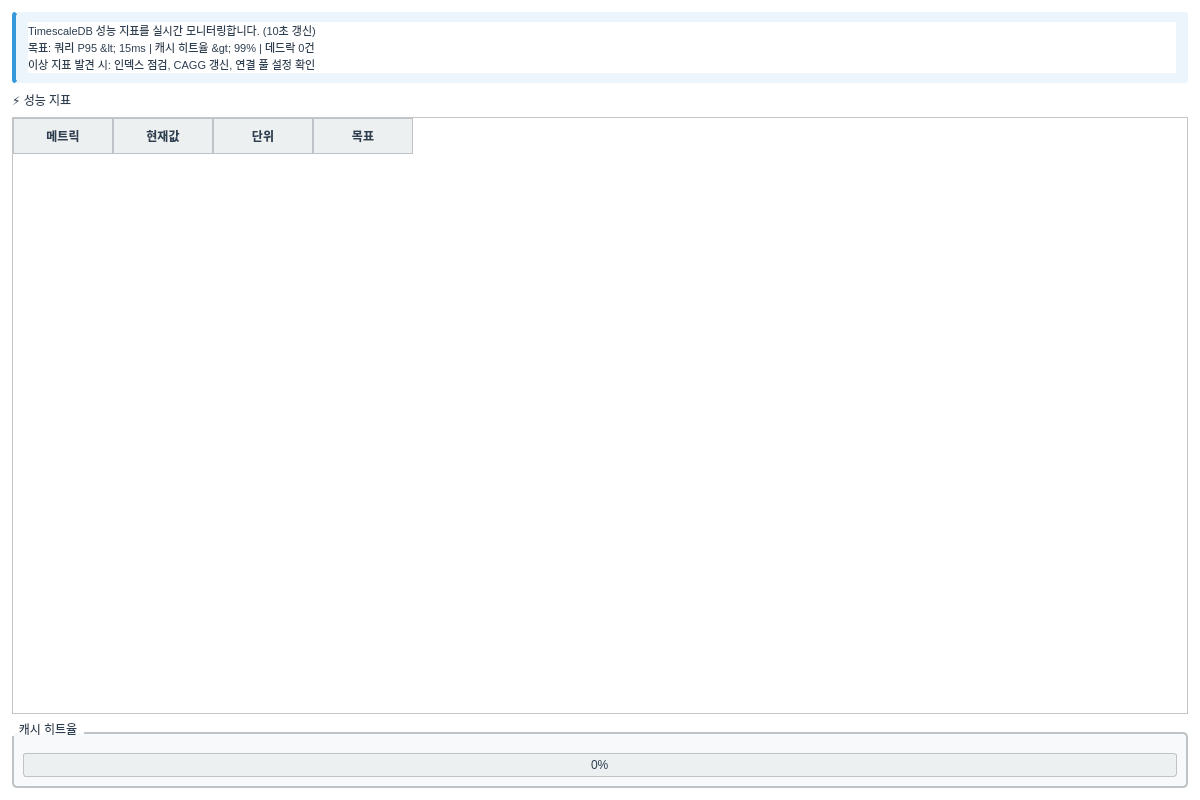
<?xml version="1.0" encoding="UTF-8"?>
<ui version="4.0">
 <class>PerformanceTab</class>
 <widget class="QWidget" name="PerformanceTab">
  <property name="geometry">
   <rect>
    <x>0</x>
    <y>0</y>
    <width>1200</width>
    <height>800</height>
   </rect>
  </property>
  <property name="windowTitle">
   <string>성능 지표</string>
  </property>
  <property name="styleSheet">
   <string notr="true">QWidget {
    background-color: #FFFFFF;
    color: #2C3E50;
    font-family: &quot;맑은 고딕&quot;;
    font-size: 9pt;
}
QTableWidget {
    gridline-color: #BDC3C7;
    background-color: #FFFFFF;
    alternate-background-color: #F8F9FA;
    selection-background-color: #3498DB;
    selection-color: #FFFFFF;
}
QTableWidget::item {
    padding: 4px;
    border: none;
}
QHeaderView::section {
    background-color: #ECF0F1;
    color: #2C3E50;
    padding: 6px;
    border: 1px solid #BDC3C7;
    font-weight: bold;
}
QPushButton {
    background-color: #3498DB;
    color: #FFFFFF;
    border: none;
    border-radius: 4px;
    padding: 6px 12px;
    font-weight: bold;
}
QPushButton:hover {
    background-color: #2980B9;
}
QPushButton:disabled {
    background-color: #BDC3C7;
    color: #7F8C8D;
}
QGroupBox {
    border: 2px solid #BDC3C7;
    border-radius: 5px;
    margin-top: 10px;
    padding-top: 10px;
    background-color: #F8F9FA;
}
QGroupBox::title {
    subcontrol-origin: margin;
    subcontrol-position: top left;
    padding: 0 5px;
    color: #2C3E50;
    font-weight: bold;
}
QProgressBar {
    border: 1px solid #BDC3C7;
    border-radius: 3px;
    text-align: center;
    background-color: #ECF0F1;
}
QProgressBar::chunk {
    background-color: #3498DB;
}</string>
  </property>
  <layout class="QVBoxLayout" name="verticalLayout">
   <property name="spacing">
    <number>8</number>
   </property>
   <property name="leftMargin">
    <number>12</number>
   </property>
   <property name="topMargin">
    <number>12</number>
   </property>
   <property name="rightMargin">
    <number>12</number>
   </property>
   <property name="bottomMargin">
    <number>12</number>
   </property>
   <item>
    <widget class="QFrame" name="frame_banner">
     <property name="styleSheet">
      <string notr="true">QFrame#frame_banner {
    background-color: #EBF5FB;
    border-left: 4px solid #3498DB;
    border-radius: 3px;
    padding: 4px;
}</string>
     </property>
     <property name="frameShape">
      <enum>QFrame::StyledPanel</enum>
     </property>
     <layout class="QVBoxLayout" name="vl_banner">
      <property name="spacing">
       <number>2</number>
      </property>
      <property name="leftMargin">
       <number>8</number>
      </property>
      <property name="topMargin">
       <number>6</number>
      </property>
      <property name="rightMargin">
       <number>8</number>
      </property>
      <property name="bottomMargin">
       <number>6</number>
      </property>
      <item>
       <widget class="QLabel" name="label_banner">
        <property name="text">
         <string>TimescaleDB 성능 지표를 실시간 모니터링합니다. (10초 갱신)
목표: 쿼리 P95 &lt; 15ms | 캐시 히트율 &gt; 99% | 데드락 0건
이상 지표 발견 시: 인덱스 점검, CAGG 갱신, 연결 풀 설정 확인</string>
        </property>
        <property name="wordWrap">
         <bool>true</bool>
        </property>
        <property name="styleSheet">
         <string notr="true">color: #2C3E50; font-size: 8pt;</string>
        </property>
       </widget>
      </item>
     </layout>
    </widget>
   </item>
   <item>
    <widget class="QLabel" name="label_title">
     <property name="text">
      <string>⚡ 성능 지표</string>
     </property>
    </widget>
   </item>
   <item>
    <widget class="QTableWidget" name="table_performance">
     <property name="alternatingRowColors">
      <bool>true</bool>
     </property>
     <property name="selectionBehavior">
      <enum>QAbstractItemView::SelectRows</enum>
     </property>
     <property name="editTriggers">
      <set>QAbstractItemView::NoEditTriggers</set>
     </property>
     <column>
      <property name="text">
       <string>메트릭</string>
      </property>
     </column>
     <column>
      <property name="text">
       <string>현재값</string>
      </property>
     </column>
     <column>
      <property name="text">
       <string>단위</string>
      </property>
     </column>
     <column>
      <property name="text">
       <string>목표</string>
      </property>
     </column>
    </widget>
   </item>
   <item>
    <widget class="QGroupBox" name="groupBox_cache">
     <property name="title">
      <string>캐시 히트율</string>
     </property>
     <layout class="QVBoxLayout" name="vl_cache">
      <item>
       <widget class="QProgressBar" name="progressCache">
        <property name="value">
         <number>0</number>
        </property>
        <property name="format">
         <string>%p%</string>
        </property>
       </widget>
      </item>
     </layout>
    </widget>
   </item>
  </layout>
 </widget>
 <resources/>
 <connections/>
</ui>
